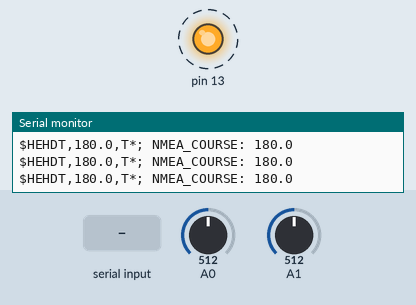
Recording of a sketch running on a simulated Arduino Uno, built with avr-gcc and run on an emulated ATmega328P. On the bench: output pins drawn as LEDs (lit = HIGH), the last lines printed to the serial monitor. Dashed ring = blinking. The inputs (shaded band) are chosen by the test bench; at power-on: A1 = 512, A0 = 512.

Above: at 1.06 s.
1.3 s: A1 set to 695
At 1.31 s:
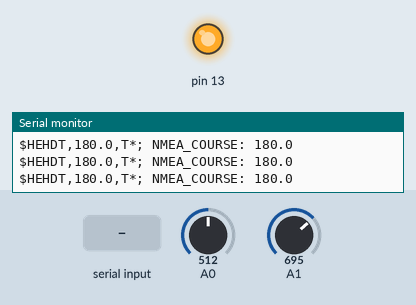
4.3 s: A1 set to 707
10.3 s: "1" received over Serial
At 11.3 s:
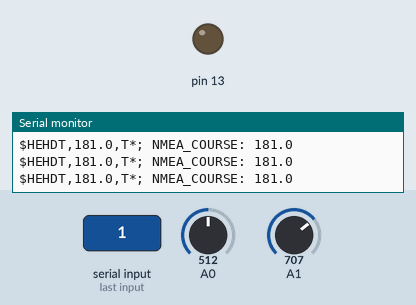
Timing chart, 0 to 14.3 s (numbered marks = the images above; inputs shaded):
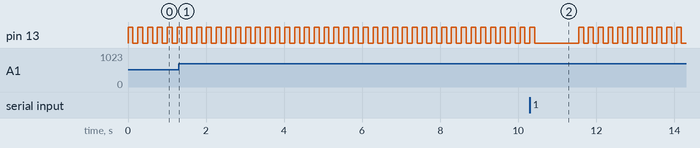

Measured:
- by itself, pin 13: alternates HIGH for 0.13 s and LOW for 0.13 s

The sketch:

main.ino
```cpp
#define DEL 250
String DF = "$HEHDT,%a,T*; NMEA_COURSE: %a";
String EX = "NMEA %a";
String SN = "";

void setup() {
  Serial.begin(4800);
  pinMode(13, OUTPUT);
  EX = DF;
}
float AZ;
int Cou, Val;
String CMD;
void loop() {
  if (Serial.available()){
    EX = Serial.readString();
//    CMD = Serial.readString();
//    if (CMD
  }
  SN = EX;
  Val = analogRead(A0);
  Cou = analogRead(A1);
  AZ = (Val / 2.8845) + (Cou / 204.8);
  AZ = (AZ > 360.0) ? 360.0 : AZ;
  SN.replace("%a", String(AZ, 1));
  SN.replace("%b", String(Val));
  SN.replace("%c", String(Cou));
  Serial.println(SN);
  digitalWrite(13,1);
  delay(DEL / 2);
  digitalWrite(13,0);
  delay(DEL / 2);

}
```
